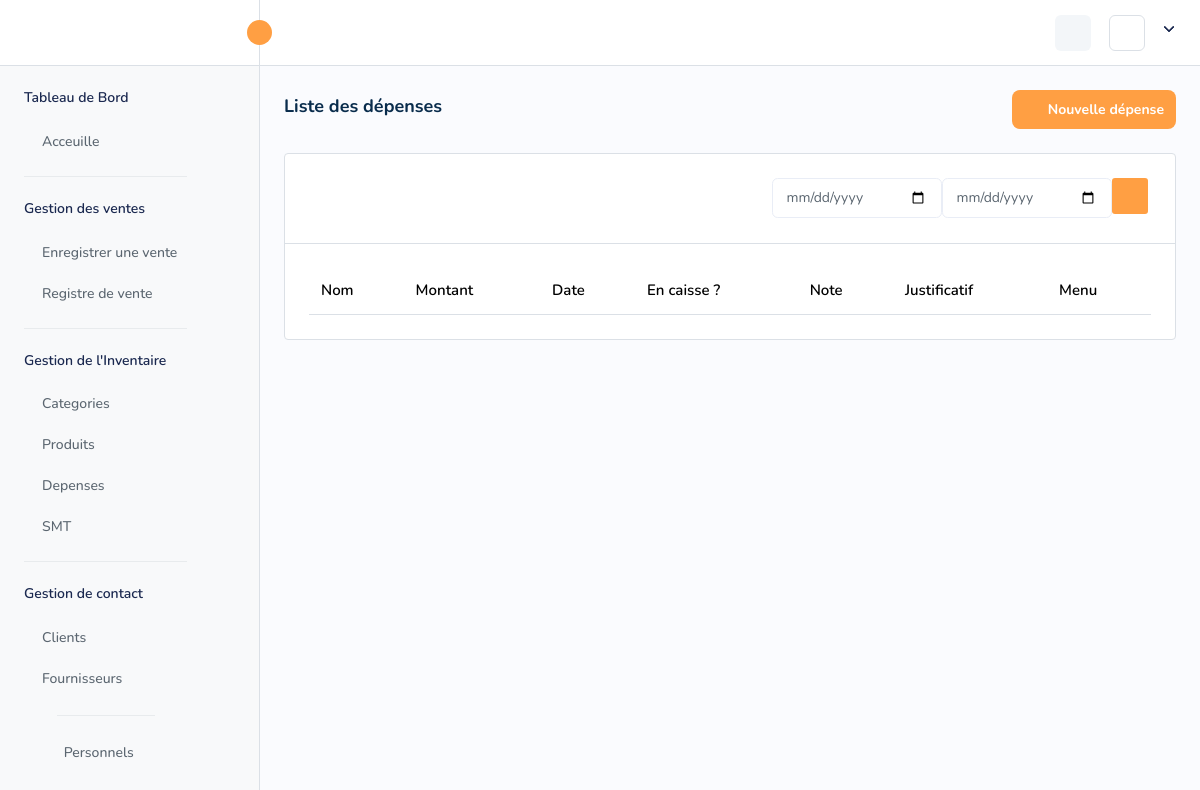
/pos/depense/, run on an earlier commit of the app's database.
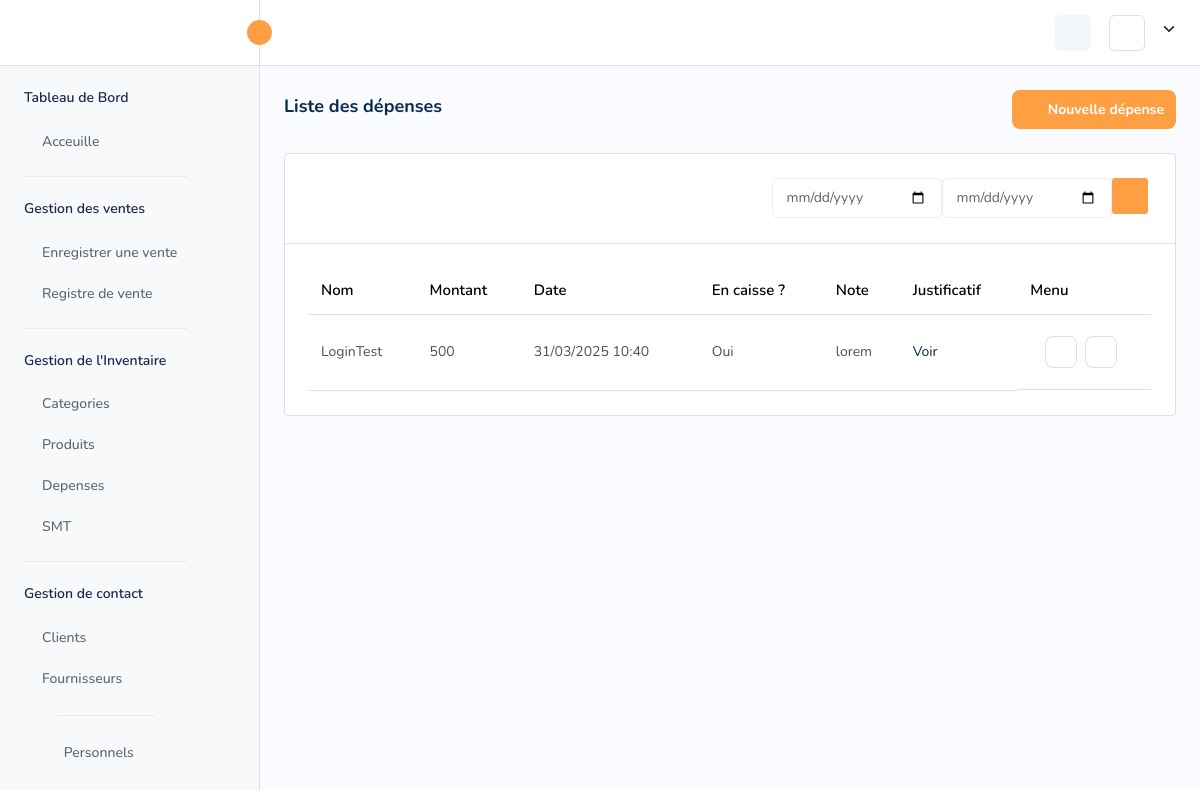
And on a later commit of the database.
### pos/models.py (models this page shows, shortened)
class Depense(models.Model):
    name = models.CharField(("nom de la depense"), max_length=50)
    date = models.DateTimeField(("Date de la depense"), auto_now_add=True)
    note = models.TextField(("ajouter une note a la depense"),blank=True, null=True)
    justification = models.FileField(("ajouter une piece jointe pour justifier  la depense"), upload_to=None, max_length=100)
    amount = MoneyField(("Montant payé"), max_digits=12,  decimal_places=0, default_currency="XOF")
    in_cash = models.BooleanField(("prende l'argent dans la caisse ?"), default=True)
    delete = models.BooleanField(("Supprimer la depense"), default=False)

### pos/views.py (the view)
# urls.py: path('depense/', views.cash_expense, name='depense'),
def cash_expense(request):
    depenses = Depense.objects.filter(delete = False)
    add_form = DepenseAddForm()  # Formulaire d'ajout
    update_form = DepenseUpdateForm()  # Formulaire de modification (vide par défaut)
    delete_form = DepenseDeleteForm()  # Formulaire de suppression
    context = {
        'depenses': depenses,
        'add_form': add_form,
        'update_form': update_form,
        'delete_form': delete_form,
    }
    return render(request, 'pages/depense.html' ,context )

### pos/forms.py
class DepenseAddForm(forms.ModelForm):
    class Meta:
        model = Depense
        fields = ['name', 'note', 'justification', 'amount', 'in_cash']
        widgets = {
            'name': forms.TextInput(attrs={'class': 'form-control'}),
            'note': forms.Textarea(attrs={'class': 'form-control', 'rows': 3}),
            'justification': forms.ClearableFileInput(attrs={'class': 'form-control-file'}),
            'amount': forms.NumberInput(attrs={'class': 'form-control'}),
            'in_cash': forms.CheckboxInput(attrs={'class': 'form-check-input'}),
        }

class DepenseUpdateForm(forms.ModelForm):
    class Meta:
        model = Depense
        fields = ['name', 'note', 'justification', 'amount', 'in_cash']
        widgets = {
            'name': forms.TextInput(attrs={'class': 'form-control'}),
            'note': forms.Textarea(attrs={'class': 'form-control', 'rows': 3}),
            'justification': forms.ClearableFileInput(attrs={'class': 'form-control-file'}),
            'amount': forms.NumberInput(attrs={'class': 'form-control'}),
            'in_cash': forms.CheckboxInput(attrs={'class': 'form-check-input'}),
        }

### template/pages/depense.html (shortened to what the changed rows need)
{% extends "base/base.html" %}
{% load static %}
{% block base %}
<div class="page-wrapper">
    <div class="content">
        <div class="card table-list-card">
            <div class="card-body">
                <div class="table-responsive product-list">
                    <table class="table datanew" id="expense-table">
                        <thead>
                            <tr>
                                <th>Nom</th>
                                <th>Montant</th>
                                <th>Date</th>
                                <th>En caisse ?</th>
                                <th>Note</th>
                                <th>Justificatif</th>
                                <th class="no-sort">Menu</th>
                            </tr>
                        </thead>
                        <tbody>
                            {% for depense in depenses %}
                            <tr id="expense-{{ depense.id }}">
                                <td>{{ depense.name }}</td>
                                <td>{{ depense.amount }}</td>
                                <td>{{ depense.date|date:"d/m/Y H:i" }}</td>
                                <td>
                                    {% if depense.in_cash %}
                                        Oui
                                    {% else %}
                                        Non
                                    {% endif %}
                                </td>
                                <td>{{ depense.note }}</td>
                                <td>
                                    {% if depense.justification %}
                                        <a href="{{ depense.justification.url }}" target="_blank">Voir</a>
                                    {% else %}
                                        N/A
                                    {% endif %}
                                </td>
                                <td class="action-table-data">
                                    <div class="edit-delete-action">
                                        <a class="me-2 p-2" data-bs-toggle="modal" data-bs-target="#edit-expense-{{ depense.id }}">
                                            <i data-feather="edit" class="feather-edit"></i>
                                        </a>
                                        <a class="me-2 p-2" data-bs-toggle="modal" data-bs-target="#delete-expense-{{ depense.id }}">
                                            <i data-feather="trash-2" class="feather-trash-2"></i>
                                        </a>
                                    </div>
                                </td>
                            </tr>
                            {% endfor %}
                        </tbody>
                    </table>
                </div>
            </div>
        </div>
    </div>
</div>
{% endblock base %}

What changed in the data, as far as the page shows it:
added Depense: name "LoginTest", amount "500", date "31/03/2025 10:40", in_cash "Oui", note "lorem"
